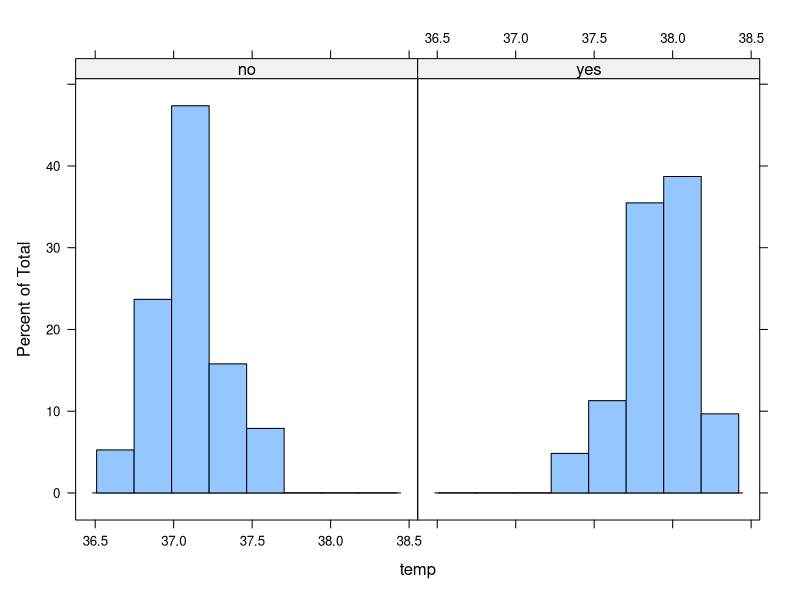
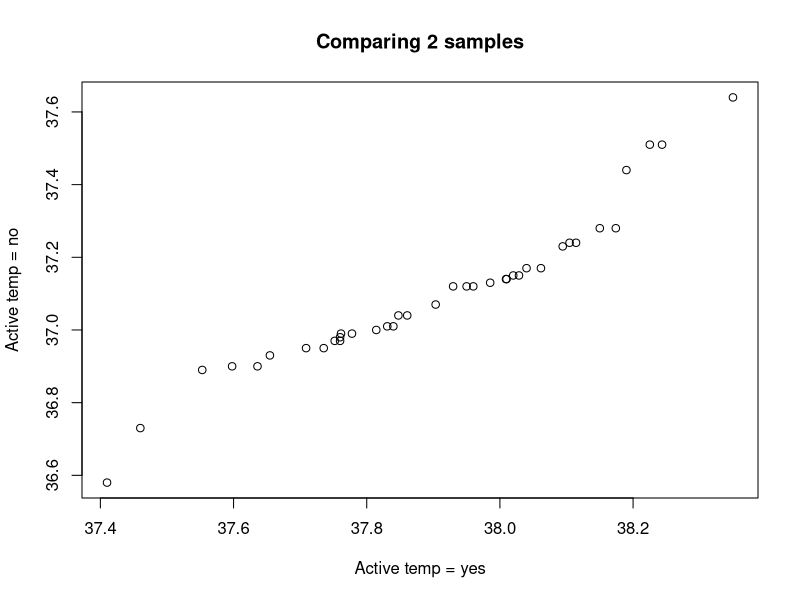
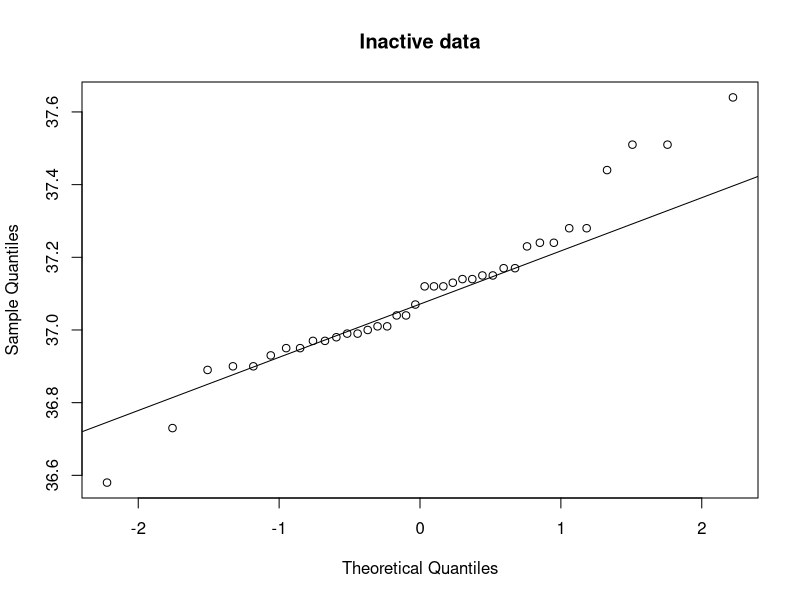

Write R code to recreate these figures, in order.

#Beaver dataset is avaialble in Rstudio
# The data contists of 4 beavers body temperature every 10 mins of the day
# We want to examine the difference in average body temp during periods of activity to evaluate wheater 
# body temp is affected by activity

str(beaver2)

# Null Hypotheses
# H0---> Temperature Does not affect beaver's activities


# Null Hypotheses
# H0---> Temperature Does not affect beaver's activities

# Active should be factor
# Temp is numerical

# Using trasform function change activ to factor

tansformed_beaver_data <- transform(beaver2, activ = factor(activ, labels = c("no", "yes")))

tansformed_beaver_data


# Before selecting appropriate test we need to check wheater data is distributed or not
# See Notes on blackboard for more info

library("lattice")


# The Histogram uses one sided formula so we dont specify anything on the left  side of ~
# and on the right side we specify which variable is in the histogram


histogram(~temp | activ, data = tansformed_beaver_data)

# Quantile-quantile plot allows us to examine if dat is distributed normally
# Compare the quantiles of both samples
# We use the square brackets to select the cases we want


with(tansformed_beaver_data, qqplot(temp[activ == "yes"],
                                    temp[activ == "no"],
                                    main = "Comparing 2 samples",
                                    xlab = "Active temp = yes",
                                    ylab = "Active temp = no"
))


# Using qqplot check for normality
# qqnorm function plots the sample against a normal distribution

with(tansformed_beaver_data, {
  qqnorm(temp[activ == "no"],
         main = "Inactive data")
  qqline(temp[activ == "no"])
})


# Formal test of normality
# Provided through the shapiro-wilks test


normality_test <- shapiro.test(tansformed_beaver_data$temp)

normality_test$p.value


# The p value tells us the chances that the sample comes from a normal distribution
# In this example, p-value is clearly lower than 0.05
# so it is not normally distributed


# We can also check the normality of each of the variables
# Using the tapply function
with(tansformed_beaver_data, tapply(temp, activ, shapiro.test))






